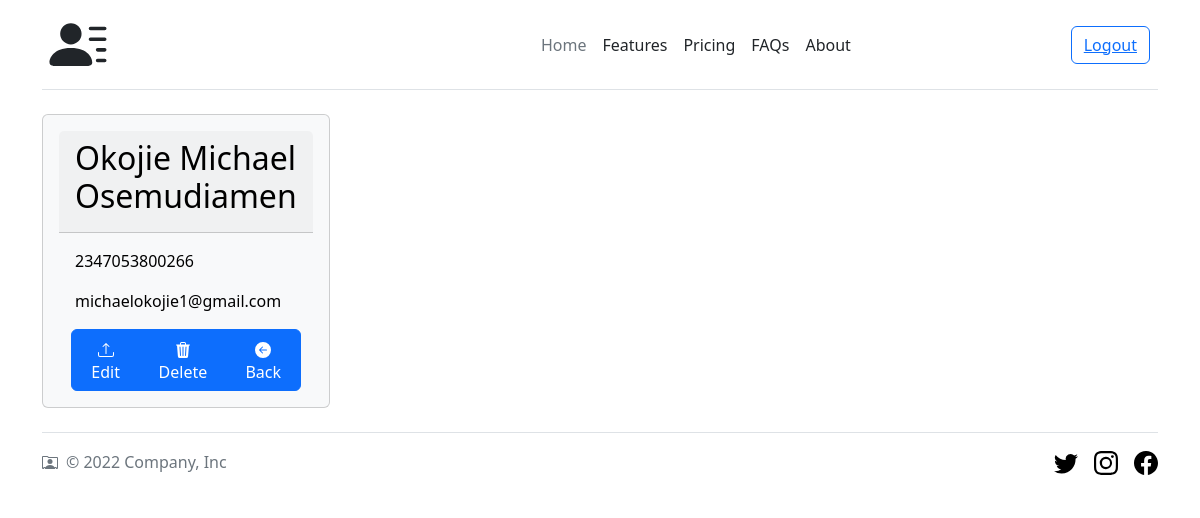
The page /contact/detail/1/ (signed in) on the database its author committed.
### contact/models.py (models this page shows, shortened)
class Contact(models.Model):
    user = models.ForeignKey(User, on_delete=models.CASCADE, null=True, blank=True)
    name = models.CharField(max_length=50)
    phone_number = models.CharField(max_length=15)
    email = models.EmailField()

### contact/views.py (the view)
# urls.py: path('contact/detail/<int:pk>/', ContactDetailView.as_view(), name='detail'),
class ContactDetailView(LoginRequiredMixin, DetailView):
    template_name = 'detail.html'
    model = Contact
    context_object_name = 'contact'

### contact/templates/detail.html (shortened to what this page needs)
{% extends 'base.html' %}
{% block content %}
{% load static %}
<div class="container">
    <div class="card text-bg-light p-3" style="max-width: 18rem;">
        <div class="card-header"><h2>{{ contact.name }}</h2></div>
        <div class="card-body">
            <p class="card-text">{{ contact.phone_number }}</p>
            <p class="card-text">{{ contact.email }}</p>
        </div>
        <div class="container btn-group" role="group">
            <a class="btn btn-primary" href="{% url 'edit' contact.pk %}" role="button">
                Edit</a>
            <a class="btn btn-primary" href="{% url 'delete' contact.pk %}" role="button">
                Delete</a>
            <a class="btn btn-primary" href="{% url 'contacts' %}" role="button">
                <svg xmlns="http://www.w3.org/2000/svg" width="16" height="16" fill="currentColor"
                     class="bi bi-arrow-left-circle-fill" viewBox="0 0 16 16">
                    <path
                            d="M8 0a8 8 0 1 0 0 16A8 8 0 0 0 8 0zm3.5 7.5a.5.5 0 0 1 0 1H5.707l2.147 2.146a.5.5 0 0 1-.708.708l-3-3a.5.5 0 0 1 0-.708l3-3a.5.5 0 1 1 .708.708L5.707 7.5H11.5z"/>
                </svg>
                Back</a>
        </div>
    </div>
</div>
{% endblock content %}

### staticfiles/css/main.css (style rules this page uses)
.container { position: relative; z-index: 1; max-width: 300px; margin: 0 auto; }
.container:before, .container:after { content: ""; display: block; clear: both; }
body { background: #76b852; background: rgb(141,194,111); font-family: "Roboto", sans-serif; -webkit-font-smoothing: antialiased; -moz-osx-font-smoothing: grayscale; }

### rows shown on the page
Contact: name "Okojie Michael Osemudiamen", phone_number "2347053800266", email "michaelokojie1@gmail.com"
